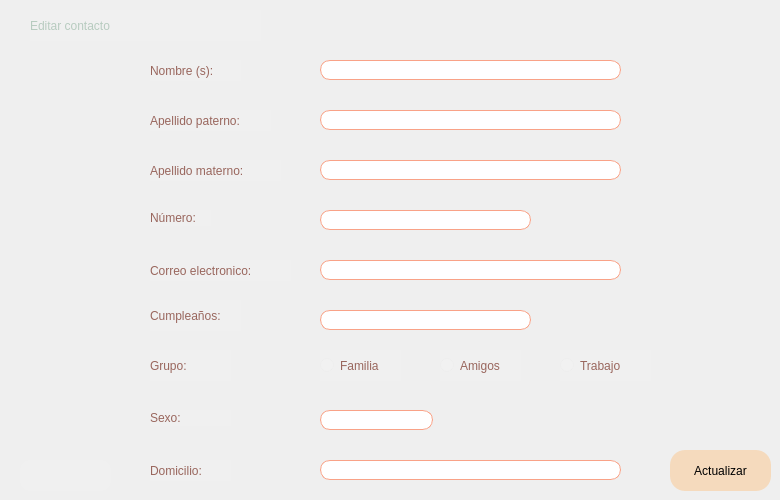
    <widget class="QWidget" name="page_3">
     <widget class="QLabel" name="label">
      <property name="geometry">
       <rect>
        <x>30</x>
        <y>10</y>
        <width>231</width>
        <height>31</height>
       </rect>
      </property>
      <property name="styleSheet">
       <string notr="true">QLabel{
	color:#B7CBBF;
	font: 20pt &quot;Louis George Café&quot;;
background-color: rgba(255, 255, 255, 10);
}</string>
      </property>
      <property name="text">
       <string>Editar contacto</string>
      </property>
     </widget>
     <widget class="QLabel" name="label_5">
      <property name="geometry">
       <rect>
        <x>150</x>
        <y>60</y>
        <width>91</width>
        <height>21</height>
       </rect>
      </property>
      <property name="styleSheet">
       <string notr="true">font: 12pt &quot;Louis George Café&quot;;
background-color: rgba(255, 255, 255, 10);
color: #99665D
</string>
      </property>
      <property name="text">
       <string>Nombre (s):</string>
      </property>
     </widget>
     <widget class="QLabel" name="label_6">
      <property name="geometry">
       <rect>
        <x>150</x>
        <y>110</y>
        <width>121</width>
        <height>21</height>
       </rect>
      </property>
      <property name="styleSheet">
       <string notr="true">font: 12pt &quot;Louis George Café&quot;;
background-color: rgba(255, 255, 255, 10);
color: #99665D
</string>
      </property>
      <property name="text">
       <string>Apellido paterno:</string>
      </property>
     </widget>
     <widget class="QLabel" name="label_7">
      <property name="geometry">
       <rect>
        <x>150</x>
        <y>160</y>
        <width>131</width>
        <height>21</height>
       </rect>
      </property>
      <property name="styleSheet">
       <string notr="true">font: 12pt &quot;Louis George Café&quot;;
background-color: rgba(255, 255, 255, 10);
color: #99665D
</string>
      </property>
      <property name="text">
       <string>Apellido materno:</string>
      </property>
     </widget>
     <widget class="QLabel" name="label_8">
      <property name="geometry">
       <rect>
        <x>150</x>
        <y>210</y>
        <width>61</width>
        <height>16</height>
       </rect>
      </property>
      <property name="styleSheet">
       <string notr="true">font: 12pt &quot;Louis George Café&quot;;
background-color: rgba(255, 255, 255, 10);
color: #99665D
</string>
      </property>
      <property name="text">
       <string>Número:</string>
      </property>
     </widget>
     <widget class="QLabel" name="label_9">
      <property name="geometry">
       <rect>
        <x>150</x>
        <y>260</y>
        <width>141</width>
        <height>21</height>
       </rect>
      </property>
      <property name="styleSheet">
       <string notr="true">font: 12pt &quot;Louis George Café&quot;;
background-color: rgba(255, 255, 255, 10);
color: #99665D
</string>
      </property>
      <property name="text">
       <string>Correo electronico:</string>
      </property>
     </widget>
     <widget class="QLabel" name="label_10">
      <property name="geometry">
       <rect>
        <x>150</x>
        <y>300</y>
        <width>91</width>
        <height>31</height>
       </rect>
      </property>
      <property name="styleSheet">
       <string notr="true">font: 12pt &quot;Louis George Café&quot;;
background-color: rgba(255, 255, 255, 10);
color: #99665D
</string>
      </property>
      <property name="text">
       <string>Cumpleaños:</string>
      </property>
     </widget>
     <widget class="QLabel" name="label_14">
      <property name="geometry">
       <rect>
        <x>150</x>
        <y>410</y>
        <width>81</width>
        <height>16</height>
       </rect>
      </property>
      <property name="styleSheet">
       <string notr="true">font: 12pt &quot;Louis George Café&quot;;
background-color: rgba(255, 255, 255, 10);
color: #99665D
</string>
      </property>
      <property name="text">
       <string>Sexo:</string>
      </property>
     </widget>
     <widget class="QLabel" name="label_20">
      <property name="geometry">
       <rect>
        <x>150</x>
        <y>460</y>
        <width>81</width>
        <height>21</height>
       </rect>
      </property>
      <property name="styleSheet">
       <string notr="true">font: 12pt &quot;Louis George Café&quot;;
background-color: rgba(255, 255, 255, 10);
color: #99665D

</string>
      </property>
      <property name="text">
       <string>Domicilio:</string>
      </property>
     </widget>
     <widget class="QLineEdit" name="nombrenuevo">
      <property name="geometry">
       <rect>
        <x>320</x>
        <y>60</y>
        <width>301</width>
        <height>20</height>
       </rect>
      </property>
      <property name="styleSheet">
       <string notr="true">border: 1px solid; 
border-radius: 10px;
border-color: #f9a287;</string>
      </property>
     </widget>
     <widget class="QLineEdit" name="apnuevo">
      <property name="geometry">
       <rect>
        <x>320</x>
        <y>110</y>
        <width>301</width>
        <height>20</height>
       </rect>
      </property>
      <property name="styleSheet">
       <string notr="true">border: 1px solid; 
border-radius: 10px;
border-color: #f9a287;
</string>
      </property>
     </widget>
     <widget class="QLineEdit" name="amnuevo">
      <property name="geometry">
       <rect>
        <x>320</x>
        <y>160</y>
        <width>301</width>
        <height>20</height>
       </rect>
      </property>
      <property name="styleSheet">
       <string notr="true">border: 1px solid; 
border-radius: 10px;
border-color: #f9a287;
</string>
      </property>
     </widget>
     <widget class="QLineEdit" name="numeronuevo">
      <property name="geometry">
       <rect>
        <x>320</x>
        <y>210</y>
        <width>211</width>
        <height>20</height>
       </rect>
      </property>
      <property name="styleSheet">
       <string notr="true">border: 1px solid; 
border-radius: 10px;
border-color: #f9a287;</string>
      </property>
     </widget>
     <widget class="QLineEdit" name="correonuevo">
      <property name="geometry">
       <rect>
        <x>320</x>
        <y>260</y>
        <width>301</width>
        <height>20</height>
       </rect>
      </property>
      <property name="styleSheet">
       <string notr="true">border: 1px solid; 
border-radius: 10px;
border-color: #f9a287;</string>
      </property>
     </widget>
     <widget class="QLineEdit" name="cumplenuevo">
      <property name="geometry">
       <rect>
        <x>320</x>
        <y>310</y>
        <width>211</width>
        <height>20</height>
       </rect>
      </property>
      <property name="styleSheet">
       <string notr="true">border: 1px solid; 
border-radius: 10px;
border-color: #f9a287;</string>
      </property>
     </widget>
     <widget class="QLineEdit" name="sexonuevo">
      <property name="geometry">
       <rect>
        <x>320</x>
        <y>410</y>
        <width>113</width>
        <height>20</height>
       </rect>
      </property>
      <property name="styleSheet">
       <string notr="true">border: 1px solid; 
border-radius: 10px;
border-color: #f9a287;</string>
      </property>
     </widget>
     <widget class="QLineEdit" name="domicilionuevo">
      <property name="geometry">
       <rect>
        <x>320</x>
        <y>460</y>
        <width>301</width>
        <height>20</height>
       </rect>
      </property>
      <property name="styleSheet">
       <string notr="true">border: 1px solid; 
border-radius: 10px;
border-color: #f9a287;
</string>
      </property>
     </widget>
     <widget class="QPushButton" name="actualizar">
      <property name="geometry">
       <rect>
        <x>670</x>
        <y>450</y>
        <width>101</width>
        <height>41</height>
       </rect>
      </property>
      <property name="styleSheet">
       <string notr="true">QPushButton{
background-color: #F5DABD;
 border-style: outset;
    border-radius: 15px;
font: 11pt &quot;Louis George Café&quot;;
}

QPushButton:Hover{
	background-color: #B7CBBF;
}

QPushButton:focus:pressed{ background-color:white ;
color: black; }</string>
      </property>
      <property name="text">
       <string>Actualizar</string>
      </property>
     </widget>
     <widget class="QPushButton" name="pushButton_5">
      <property name="geometry">
       <rect>
        <x>20</x>
        <y>460</y>
        <width>91</width>
        <height>31</height>
       </rect>
      </property>
      <property name="styleSheet">
       <string notr="true">QPushButton{
background-color: rgba(255, 255, 255, 10);
border-radius: 10px;
}

QPushButton:Hover{
	background-color: #B7CBBF;
}</string>
      </property>
      <property name="text">
       <string/>
      </property>
      <property name="icon">
       <iconset resource="img.qrc">
        <normaloff>:/img/img/flecha.png</normaloff>:/img/img/flecha.png</iconset>
      </property>
      <property name="iconSize">
       <size>
        <width>50</width>
        <height>30</height>
       </size>
      </property>
     </widget>
     <widget class="QLabel" name="label_30">
      <property name="geometry">
       <rect>
        <x>150</x>
        <y>350</y>
        <width>81</width>
        <height>31</height>
       </rect>
      </property>
      <property name="styleSheet">
       <string notr="true">font: 12pt &quot;Louis George Café&quot;;
background-color: rgba(255, 255, 255, 10);
color: #99665D
</string>
      </property>
      <property name="text">
       <string>Grupo:</string>
      </property>
     </widget>
     <widget class="QRadioButton" name="familia">
      <property name="geometry">
       <rect>
        <x>320</x>
        <y>350</y>
        <width>81</width>
        <height>31</height>
       </rect>
      </property>
      <property name="styleSheet">
       <string notr="true">font: 10pt &quot;Louis George Café&quot;;
background-color: rgba(255, 255, 255, 10);
color: #99665D
</string>
      </property>
      <property name="text">
       <string>Familia</string>
      </property>
     </widget>
     <widget class="QRadioButton" name="amigos">
      <property name="geometry">
       <rect>
        <x>440</x>
        <y>350</y>
        <width>81</width>
        <height>31</height>
       </rect>
      </property>
      <property name="styleSheet">
       <string notr="true">font: 10pt &quot;Louis George Café&quot;;
background-color: rgba(255, 255, 255, 10);
color: #99665D
</string>
      </property>
      <property name="text">
       <string>Amigos</string>
      </property>
     </widget>
     <widget class="QRadioButton" name="trabajo">
      <property name="geometry">
       <rect>
        <x>560</x>
        <y>350</y>
        <width>91</width>
        <height>31</height>
       </rect>
      </property>
      <property name="styleSheet">
       <string notr="true">font: 10pt &quot;Louis George Café&quot;;
background-color: rgba(255, 255, 255, 10);
color: #99665D
</string>
      </property>
      <property name="text">
       <string>Trabajo</string>
      </property>
     </widget>
    </widget>
